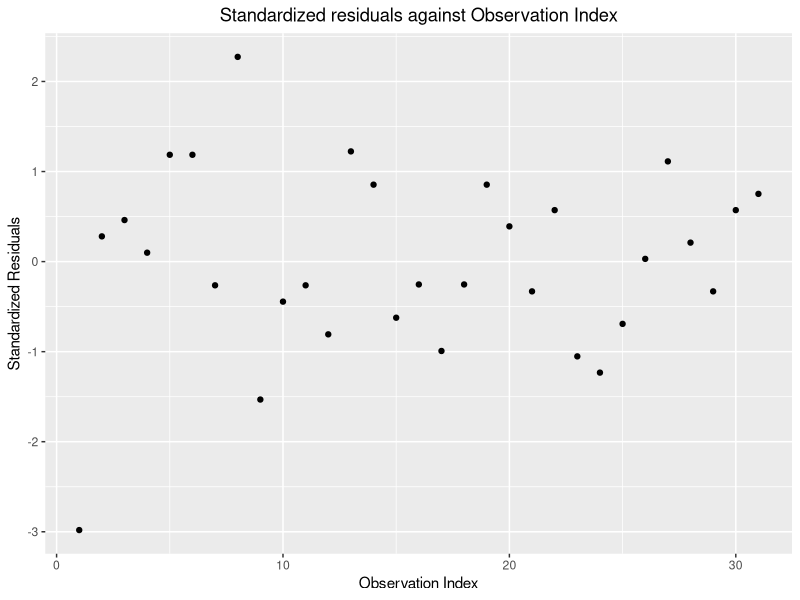
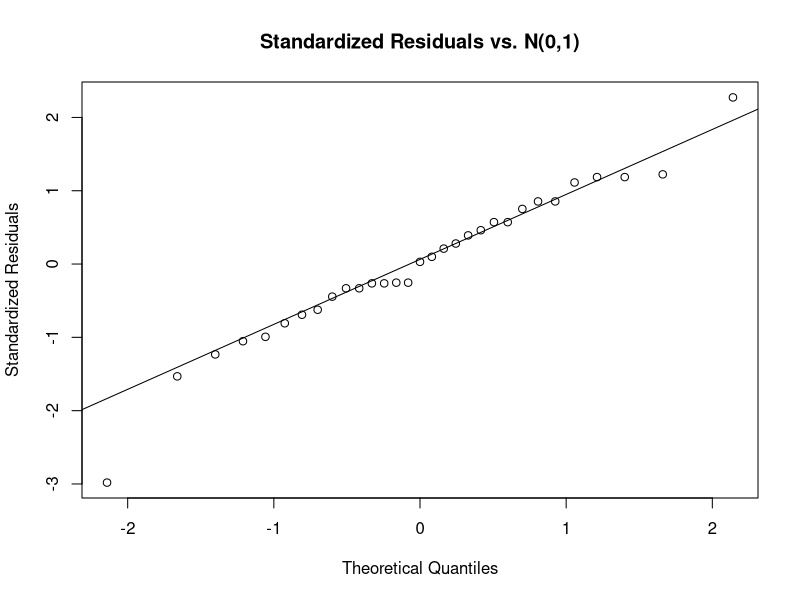
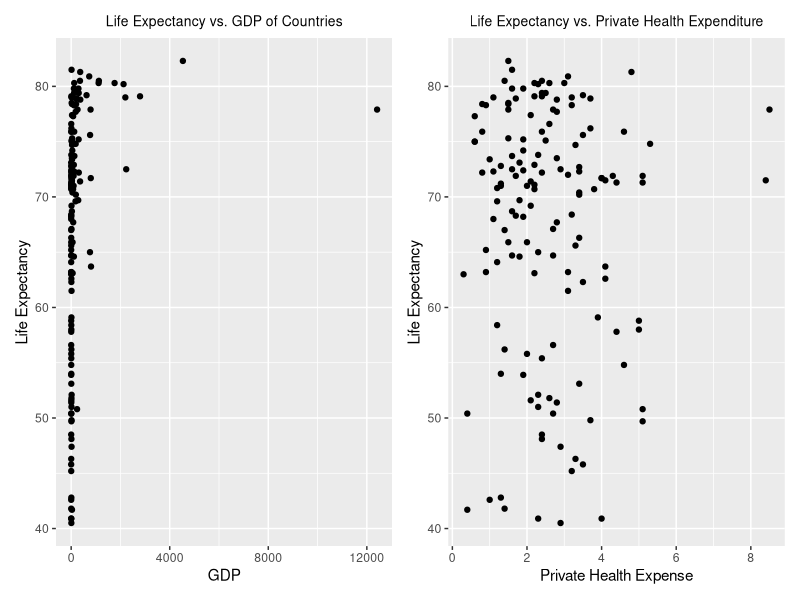
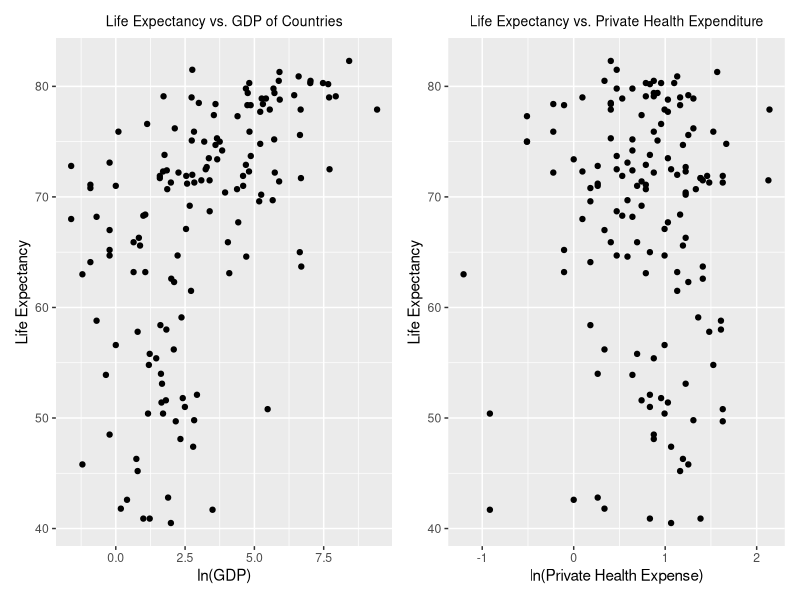
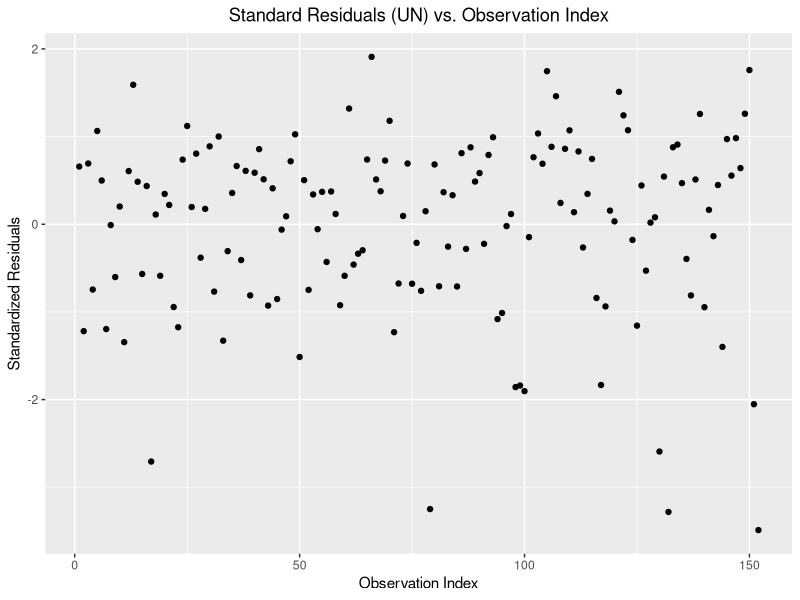
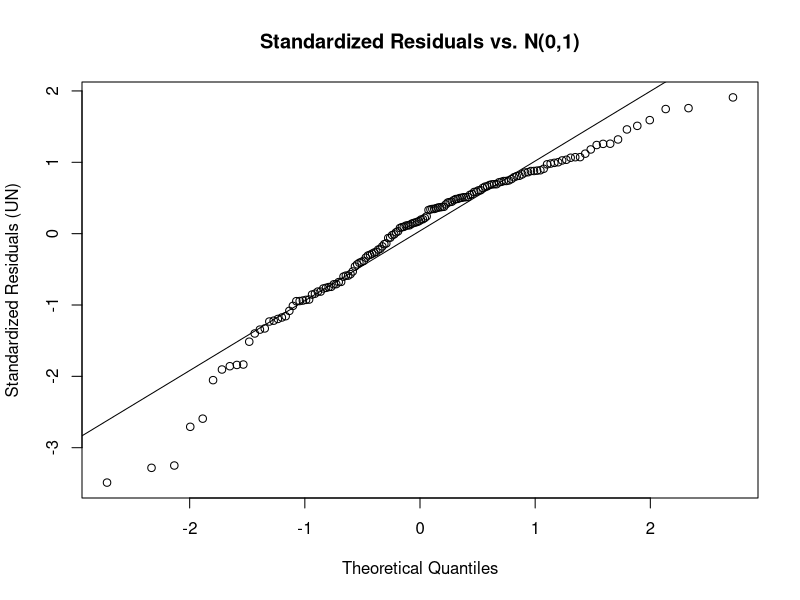
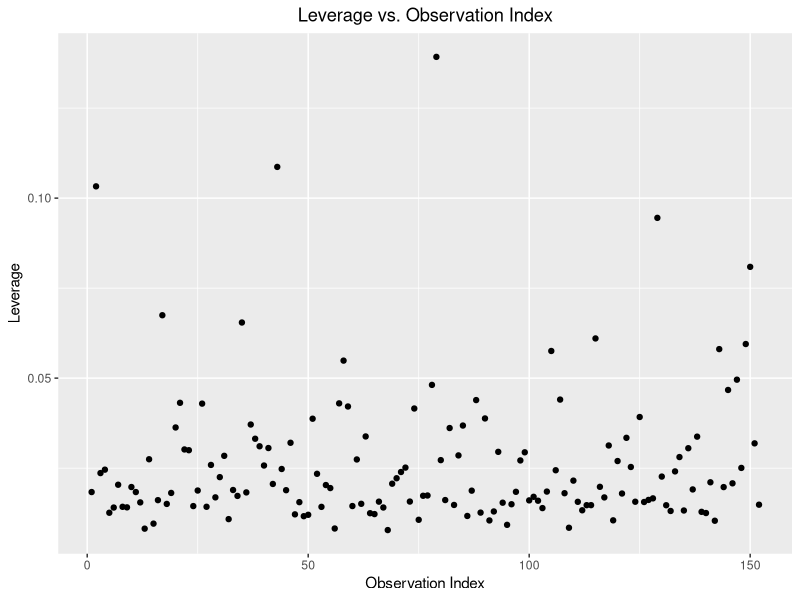

Write R code to recreate these figures, in order.
## ---- chunk 1
knitr::opts_chunk$set(echo = TRUE)
## ---- chunk 2
library(ggplot2)
library(patchwork)
library(readxl)
## ---- chunk 3
#read in data, remove empty column
phosData <- read_excel("Table 6.19-PlasmaPhosphate-1.xls", skip = 2, 
                       sheet = "Sheet1", .name_repair = "unique_quiet")
phosData <- phosData[1:12, 1:3]
colnames(phosData) <- c("H_O","N_O", "C")
## ---- chunk 4
means <- colMeans(phosData, na.rm = TRUE)
oMean <- sum(phosData, na.rm = TRUE)/sum(!is.na(phosData))
MSE <- 0
MSB <- 0
for (i in colnames(phosData)) {
  MSE <- MSE + sum((phosData[,i] - means[i])^2, na.rm = TRUE)
  MSB <- MSB + sum(!is.na(phosData[,i]))*((means[i] - oMean)^2)
}
MSE <- MSE/(sum(!is.na(phosData)) - (dim(phosData)[2]))
MSB <- unname(MSB/(dim(phosData)[2] - 1))
sprintf("Test statistic: %f", MSB/MSE)
## ---- chunk 5
p_1a <- pf(MSB/MSE, df1 = dim(phosData)[2] - 1, 
   df2 = sum(!is.na(phosData)) - (dim(phosData)[2]), lower.tail = F)
sprintf("p value: %f", p_1a)
## ---- chunk 6
n_HO <- sum(!is.na(phosData[,"H_O"]))
n_NO <- sum(!is.na(phosData[,"N_O"]))
S_P <- sqrt(((n_HO - 1)*var(phosData$H_O, na.rm = TRUE) 
             + (n_NO - 1)*var(phosData$N_O, na.rm = TRUE))/
              (n_HO + n_NO - 2))
LCI <- unname(means["H_O"] - means["N_O"])[1] - 1.96*S_P*sqrt(1/n_HO + 1/n_NO)
UCI <- unname(means["H_O"] - means["N_O"])[1] + 1.96*S_P*sqrt(1/n_HO + 1/n_NO)
diffMeansconf <- c(LCI, UCI)
names(diffMeansconf) <- c("Lower Bound", "Upper Bound")
diffMeansconf
## ---- chunk 7
phosDataC <- phosData <- read_excel("Table 6.19-PlasmaPhosphate-1.xls", 
                        skip = 2, sheet = "Sheet1", 
                        range = cell_cols("E:F"), .name_repair = "unique_quiet")
phosDataC$Group <- factor(phosDataC$Group)
lm_1c <- lm("phosphate ~ factor(Group)", data = phosDataC)
## ---- chunk 8
std_resid <- rstandard(lm_1c)
resid_table <- data.frame(cbind(1:length(std_resid), std_resid))
colnames(resid_table) <- c("Index", "std_resid")
ggplot(data = resid_table) + geom_point(aes(x = Index, y = std_resid)) +
  ylab("Standardized Residuals") + xlab("Observation Index") + 
  ggtitle("Standardized residuals against Observation Index") + 
  theme(plot.title = element_text(hjust = 0.5))
## ---- chunk 9
qqnorm(y = std_resid, ylab = "Standardized Residuals",
       xlab = "Theoretical Quantiles", 
       main = "Standardized Residuals vs. N(0,1)")
qqline(y = std_resid)
## ---- chunk 10
facData <- read_excel("Table 6.21-Unbalanced data-1.xls", skip = 2, 
                       sheet = "Sheet1", .name_repair = "unique_quiet")
facData$factorA <- factor(facData$factorA)
facData$factorB <- factor(facData$factorB)
## ---- chunk 11
lm2_inter <- lm("data ~ factorA + factorB + factorA*factorB", data = facData)
lm2_noInter <- lm("data ~ factorA + factorB", data = facData)
## ---- chunk 12
f_2a <- (sum(residuals(lm2_noInter)^2) - sum(residuals(lm2_inter)^2))/
  (2 * (summary(lm2_inter)$sigma)^2)
sprintf("F-stat = %f", f_2a)
## ---- chunk 13
sprintf("p-value = %f", pf(f_2a, df1 = 2, df2 = 4, lower.tail = FALSE))
## ---- chunk 14
lm2_onlyB <-  lm("data ~ factorB", data = facData)
f_2b <- (sum(residuals(lm2_onlyB)^2) - sum(residuals(lm2_noInter)^2))/
  (2 * (summary(lm2_noInter)$sigma)^2)
sprintf("F-stat = %f", f_2b)
## ---- chunk 15
sprintf("p-value = %f", pf(f_2b, df1 = 2, df2 = 6, lower.tail = FALSE))
## ---- chunk 16
lm2_onlyA <- lm("data ~ factorA", data = facData)
lm2_justMean <- lm("data ~ factorB", data = facData)
f_2c <- (sum(residuals(lm2_justMean)^2) - sum(residuals(lm2_onlyA)^2))/
  (2 * (summary(lm2_onlyA)$sigma)^2)
sprintf("F-stat = %f", f_2c)
## ---- chunk 17
sprintf("p-value = %f", pf(f_2c, df1 = 2, df2 = 7, lower.tail = FALSE))
## ---- chunk 18
sprintf("p-value = %f", pf(9.38056, df1 = 2, df2 = 30, lower.tail = FALSE))
## ---- chunk 19
UNData <- read.csv("UNLifeExpectancy-4.csv", header = TRUE)
compData <- subset(UNData,complete.cases(PUBLICEDUCATION,
PRIVATEHEALTH,
FERTILITY,
GDP,
LIFEEXP))
## ---- chunk 20
gdPlot <- ggplot(data = compData) + geom_point(aes(x = GDP, y = LIFEEXP)) +
  ggtitle("Life Expectancy vs. GDP of Countries") +
  ylab("Life Expectancy") + theme(plot.title = element_text(hjust = 0.5, size = 10)) 
phPlot <- ggplot(data = compData) + geom_point(aes(x = PRIVATEHEALTH, y= LIFEEXP)) +
  ggtitle("Life Expectancy vs. Private Health Expenditure") +
  xlab("Private Health Expense") + ylab("Life Expectancy") +
  theme(plot.title = element_text(hjust = 0.5, size = 10))
gdPlot + phPlot
## ---- chunk 21
compData$lnHEALTH <- log(compData$PRIVATEHEALTH)
compData$lnGDP <- log(compData$GDP)
lngdPlot <- ggplot(data = compData) + geom_point(aes(x = lnGDP, y = LIFEEXP)) +
  ggtitle("Life Expectancy vs. GDP of Countries") + xlab("ln(GDP)") + 
  ylab("Life Expectancy") + theme(plot.title = element_text(hjust = 0.5, size = 10)) 
lnphPlot <- ggplot(data = compData) + geom_point(aes(x = lnHEALTH, y= LIFEEXP)) +
  ggtitle("Life Expectancy vs. Private Health Expenditure") +
  xlab("ln(Private Health Expense)") + ylab("Life Expectancy") +
  theme(plot.title = element_text(hjust = 0.5, size = 10))
lngdPlot + lnphPlot
## ---- chunk 22
unReg <- lm("LIFEEXP ~ FERTILITY + PUBLICEDUCATION + log(PRIVATEHEALTH)",
            data = UNData)
## ---- chunk 23
std_resid_UN <- rstandard(unReg)
resid_table_UN <- data.frame(cbind(1:length(std_resid_UN), std_resid_UN))
colnames(resid_table_UN) <- c("Index", "std_resid")
ggplot(data = resid_table_UN) + geom_point(aes(Index, std_resid)) + 
  ylab("Standardized Residuals") + xlab("Observation Index") + 
  ggtitle("Standard Residuals (UN) vs. Observation Index") + 
  theme(plot.title = element_text(hjust = 0.5))
## ---- chunk 24
qqnorm(y = std_resid_UN, ylab = "Standardized Residuals (UN)",
       xlab = "Theoretical Quantiles", 
       main = "Standardized Residuals vs. N(0,1)")
qqline(y = std_resid_UN)
## ---- chunk 25
outliers <- std_resid_UN > 3 | std_resid_UN < -3
outliers <- which(outliers == TRUE)
names(outliers)
## ---- chunk 26
leverage <- hatvalues(unReg)
hat_matrix <- data.frame(cbind(1:length(leverage),leverage))
colnames(hat_matrix) <- c("Index", "Leverage")
ggplot(data = hat_matrix) + geom_point(aes(Index, Leverage)) + 
  ylab("Leverage") + xlab("Observation Index") + 
  ggtitle("Leverage vs. Observation Index") + 
  theme(plot.title = element_text(hjust = 0.5))
## ---- chunk 27
high_leverage <- leverage > (3/38)
high_leverage <- which(high_leverage == TRUE)
names(high_leverage)
## ---- chunk 28
index_trunc <- unname(high_leverage["95"])
sprintf("Lesotho Cook's Distance: %f",
        unname(cooks.distance(unReg)[index_trunc]))
## ---- chunk 29
cooks_resid <- unname((unReg$residuals[index_trunc])/
  (summary(unReg)$sigma *sqrt(1 - leverage[index_trunc])))
cooks_leverage <- unname(leverage[index_trunc]/
                           ((3 + 1)*(1 - leverage[index_trunc])))
sprintf("From Outlier: %f", cooks_resid^2)
sprintf("From High Leverage: %f", cooks_leverage)
## ---- chunk 30
sprintf("Cook's Distance: %f", cooks_resid^2 * cooks_leverage)
## ---- chunk 31
lm4c_lnHEALTH <- lm("log(PRIVATEHEALTH) ~ FERTILITY + PUBLICEDUCATION",
                    data = UNData)

sprintf("R^2 of lnHEALTH: %f", summary(lm4c_lnHEALTH)$r.squared)
## ---- chunk 32
VIF_lnHEALTH <- 1/(1 - summary(lm4c_lnHEALTH)$r.squared)
sprintf("VIF of lnHEALTH: %f", VIF_lnHEALTH)
## ---- chunk 33
compForVAR <- subset(UNData,complete.cases(PUBLICEDUCATION,PRIVATEHEALTH,
                                           FERTILITY, LIFEEXP))
compForVAR$lnHEALTH <- log(compForVAR$PRIVATEHEALTH)
bigN <- dim(compForVAR)[1]

#For lnHEALTH
sigmasq_lnHEALTH <- unname(diag(vcov(unReg))["log(PRIVATEHEALTH)"])
VIF_lnHEALTH <- sigmasq_lnHEALTH * var(compForVAR$lnHEALTH) * (bigN - 1)/
  summary(unReg)$sigma^2

#For Fertility
sigmasq_Fertility <- unname(diag(vcov(unReg))["FERTILITY"])
VIF_Fertility <- sigmasq_Fertility * var(compForVAR$FERTILITY) * (bigN - 1)/
  summary(unReg)$sigma^2

# For Public Education
sigma_sq_PE <- unname(diag(vcov(unReg))["PUBLICEDUCATION"])
VIF_PE <- sigma_sq_PE * var(compForVAR$PUBLICEDUCATION) * (bigN - 1)/
  summary(unReg)$sigma^2

VIFs <- c(VIF_Fertility, VIF_PE, VIF_lnHEALTH)
names(VIFs) <- c("Fertility VIF", "Public Ed. VIF", "ln(HEALTH) VIF")
VIFs
